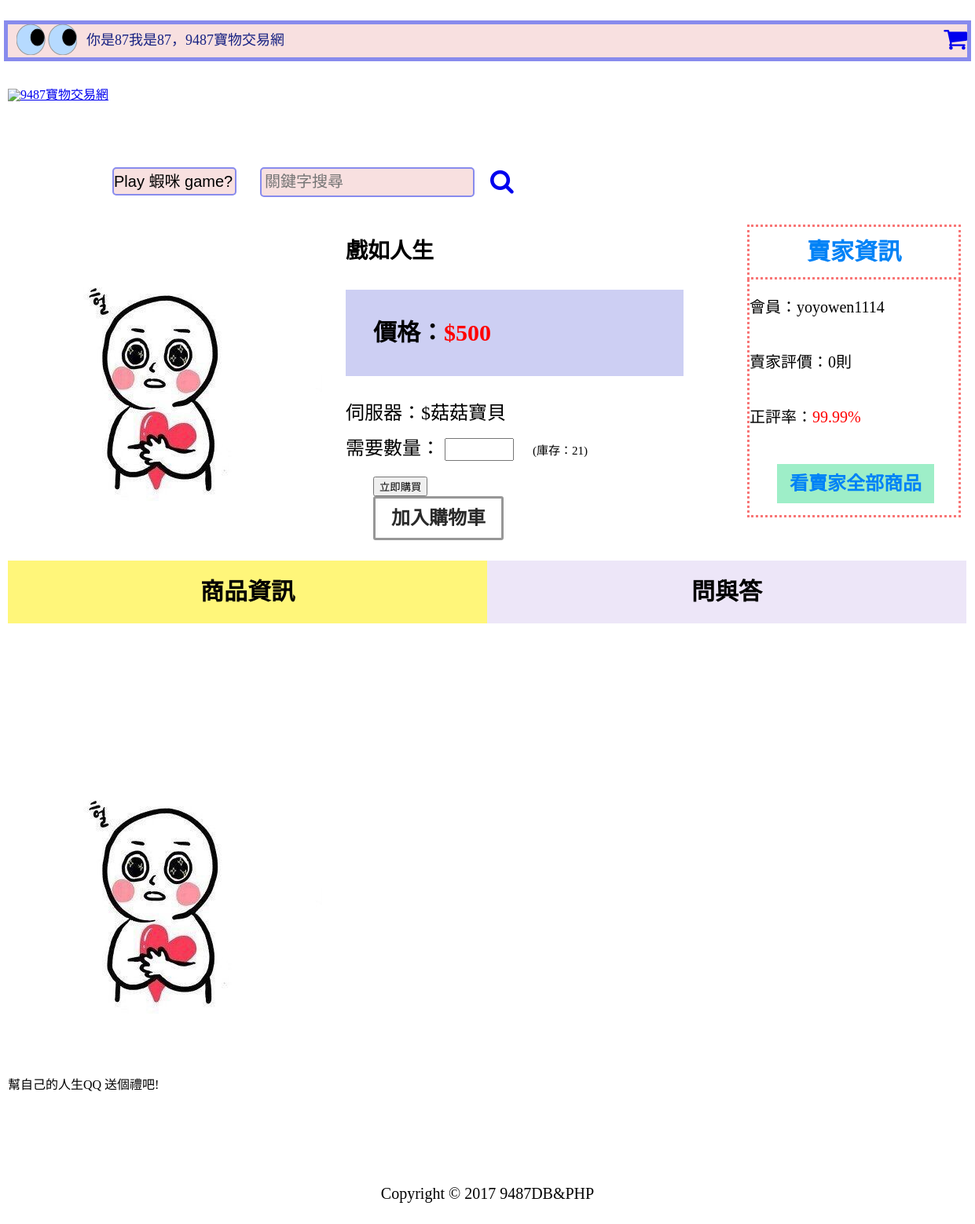
/Front-End-URShit-Final/product.php?p_code=01d6f1e5a3ab, run on the app's committed database.
### tables this page shows
CREATE TABLE `product` (
  `P_Code` varchar(15) NOT NULL DEFAULT '',
  `P_NAME` varchar(50) DEFAULT NULL,
  `P_Price` int(11) DEFAULT NULL,
  `P_Inv` int(11) DEFAULT NULL,
  `P_SoldAmount` int(11) DEFAULT NULL,
  `P_ImgPath` varchar(100) DEFAULT NULL,
  `Seller_ID` char(12) DEFAULT NULL,
  `P_Game` varchar(15) NOT NULL,
  `P_Server` varchar(20) NOT NULL,
  `P_Classify` varchar(20) NOT NULL,
  `P_Present` varchar(500) DEFAULT NULL,
  `Post_Time` timestamp NOT NULL DEFAULT CURRENT_TIMESTAMP
);

### Front-End-URShit-Final/product.php (the view, shortened to what this page needs)
<?php
	$P_Code = $_GET["p_code"];
	$Link = mysqli_connect('localhost','phpholyshit','tingting123','9487');
	mysqli_query($Link, "SET NAMES UTF8");
	$sql = "SELECT * FROM product WHERE P_Code = '$P_Code'";
	$result = mysqli_query($Link,$sql);
	$row = mysqli_fetch_assoc($result);
	$P_Name = $row["P_NAME"];
	$P_Price = $row["P_Price"];
	$P_ImgPath = $row["P_ImgPath"];
	$P_Inv = $row["P_Inv"];
	$Seller_ID = $row["Seller_ID"];
	$P_Server = $row["P_Server"];
?>
<!DOCTYPE html>
<html lang="en">
<head>
	<link rel="stylesheet" type="text/css" href="css/final.css">
	<link rel="stylesheet" href="https://netdna.bootstrapcdn.com/font-awesome/4.1.0/css/font-awesome.min.css">
</head>
<body>
	<div class="lid">
		<img src="pic/eyes.png">
		<p>你是87我是87，9487寶物交易網</p>
		<a href="#" id="cart"><i class="fa fa-shopping-cart fa-2x" aria-hidden="true"></i></a>
	</div>
	<div class="wrap">
		<div class="header">
			<div class="logo">
				<a href="#"><img src="pic/logo.png" alt="9487寶物交易網" title="9487寶物交易網"></a>
			</div>
			<div class="search-selected">
				<select id="selected">
					<option value="null">Play 蝦咪 game?</option>
				</select>
			</div>
			<div class="search">
				<input id="search" type="text" placeholder="關鍵字搜尋">
			</div>
			<div class="search-icon">
				<a href="#"><i class="fa fa-search fa-2x" aria-hidden="true"></i></a>
			</div>
		</div>
		<div class="content">
			<div class="product-info">
				<div class="product-pic">
					<?php echo "<img src='$P_ImgPath'>"; ?>
				</div>
				<form action="purchaseconfirm.php" method="get" id="buy">
				<div class="product-data">
					<h3><?php echo $P_Name; ?></h3>
					<h2>價格：<span><?php echo "$".$P_Price; ?></span></h2>
					<p>伺服器：<?php echo "$".$P_Server; ?></p>
					<p>需要數量： <input id="product-amount" type="number" min="0" name="amount"> &nbsp;&nbsp;&nbsp;<span>(庫存：<?php echo $P_Inv; ?>)</span></p>
					<div class="product-btn">
						<div class="btn-buy"><button type="submit" form="buy" id="purchase">立即購買</button></div>
						<div class="btn-cart"><a href="">加入購物車</a></div>
					</div>
					</form>
				</div>
				<div class="seller-info">
					<div class="seller-info-title">
						<h3>賣家資訊</h3>
					</div>
					<div class="seller-info-details">
						<p>會員：<?php echo $Seller_ID; ?></p>
						<p>賣家評價：0則</p>
						<p>正評率：<span>99.99%</span></p>
						<div class="seller-info-more"><a href="">看賣家全部商品</a></div>
					</div>
				</div>
			</div>
			<div class="product-more">
				<div class="product-more-y"><a href="">商品資訊</a></div>
				<div class="product-more-p"><a href="&question=0">問與答</a></div>
			</div>
	<?php
		if(isset($_GET["question"]))
		{
			$sql = "SELECT A1.U_ID U_ID, A2.Content Content, A2.Reply_Content Reply_Content FROM user A1, question A2 WHERE A1.U_ID = A2.Asker_ID AND A2.P_Code = '$P_Code' ORDER BY A2.Post_Time DESC";
			$result = mysqli_query($Link,$sql);
			while($row = mysqli_fetch_assoc($result))
			{
				echo "發問者：".$row['U_ID']."<br/>";
				echo "問題：".$row['Content']."<br/>";
				echo "回覆：".$row['Reply_Content']."<br/>";
			}
		}
		else
		{
			$sql = "SELECT * FROM product WHERE P_Code = '$P_Code'";
			$result = mysqli_query($Link,$sql);
			$row = mysqli_fetch_assoc($result);
			$P_ImgPath = $row["P_ImgPath"];
			$P_Present = $row["P_Present"];
			echo "<img src='$P_ImgPath' border = 1><br/><br/><br/>";
			echo $P_Present;
		}
	?>
		</div>
		<div class="footer">
			<p>Copyright © 2017 9487DB&PHP</p>
		</div>
</body>
</html>

### Front-End-URShit-Final/css/final.css (style rules this page uses)
html, body, div, span, applet, object, iframe, h1, h2, h3, h4, h5, h6, p, blockquote, pre, a, abbr, acronym, address, big, cite, code, del, dfn, em, img, ins, kbd, q, s, samp, small, strike, strong, sub, sup, tt, var, b, u, i, center, dl, dt, dd, ol, ul, li, fieldset, form, label, legend, table, caption, tbody, tfoot, thead, tr, th, td, article, aside, canvas, details, embed, figure, figcaption, footer, header, hgroup, menu, nav, output, ruby, section, summary, time, mark, audio, video { margin: 0; padding: 0; border: 0; font-size: 100%; font: inherit; vertical-align: baseline; }
body { line-height: 1; }
img { max-width: 100%; }
.lid { width: 1221px; height: 42px; background-color: #f8e0e0; border: solid 5px #888bed; margin: 0 auto; margin-top: 26px; position: relative; }
.lid img { position: absolute; left: 11px; }
.lid p { font-family: Microsoft JhengHei; font-size: 18px; color: #162182; position: absolute; left: 100px; top: 11px; }
.lid a { text-decoration: none; }
#cart { float: right; padding-top: 3px; }
.wrap { width: 1221px; margin: 0 auto; }
.header { width: 1221px; margin: 35px auto; }
.logo { float: left; }
.search-selected { float: left; margin: 100px 20px 0px 5px; }
#selected { width: 158px; padding: 5px 0px; background: #f8e0e0; border: 2px #888bed solid; cursor: pointer; border-radius: 5px; font-size: 20px; -webkit-appearance: none; }
.search { float: left; margin: 100px 10px 0px 10px; }
#search { margin-right: 10px; padding: 5px 0px 6px 4px; background: #f8e0e0; border: 2px #888bed solid; cursor: pointer; border-radius: 5px; font-size: 20px; }
.search-icon { float: left; margin-top: 102px; }
.content { width: 1221px; margin: 0 auto; }
.product-info { width: 1221px; margin-top: 35px; }
.product-pic { width: 400px; float: left; }
.product-data { width: 450px; float: left; margin: 0px 30px; }
.product-data h3 { font-family: Microsoft JhengHei; font-size: 28px; font-weight: 600; margin: 20px 0px; }
.product-data h2 { width: 395px; height: 110px; font-family: Microsoft JhengHei; font-size: 30px; font-weight: 600; background: #cdcff3; margin: 35px 0px; text-align: left; line-height: 110px; padding-left: 35px; }
.product-data h2 span { font-family: Microsoft JhengHei; font-size: 30px; font-weight: 600; color: red; }
.product-data p { font-family: Microsoft JhengHei; font-size: 24px; margin: 20px 0px; }
.product-data p span { font-family: Microsoft JhengHei; font-size: 15px; }
#product-amount { width: 80px; font-size: 20px; }
.product-btn { width: 450px; margin-left: 35px; }
.btn-cart a { width: 160px; height: 50px; line-height: 50px; text-align: center; font-family: Microsoft JhengHei; font-size: 24px; font-weight: 600; background: #FFF; color: #292929; border: solid 3px #979797; border-radius: 3px; text-decoration: none; display: block; float: left; }
.seller-info { width: 280px; float: right; margin-top: 0px; }
.seller-info-title { width: 266px; height: 64px; border: dotted 3px #f87676; }
.seller-info-title h3 { text-align: center; line-height: 64px; font-family: Microsoft JhengHei; font-size: 30px; font-weight: 600; color: #0082f6; }
.seller-info-details { width: 266px; height: 300px; border: dotted 3px #f87676; border-top: 1.5px; }
.seller-info-details p { text-align: left; font-family: Microsoft JhengHei; font-size: 20px; line-height: 70px; }
.seller-info-details span { color: red; }
.seller-info-more { margin: 25px 0px 0px 35px; }
.seller-info-more a { width: 200px; height: 50px; line-height: 50px; text-align: center; font-family: Microsoft JhengHei; font-size: 24px; font-weight: 600; background: #9eeec8; color: #0082f6; text-decoration: none; display: block; float: left; }
.product-more { width: 1221px; margin: 25px auto; margin-bottom: 250px; }
.product-more-y a { width: 610px; height: 80px; line-height: 80px; font-family: Microsoft JhengHei; font-size: 30px; font-weight: 600; text-align: center; background: #fff67a; color: #000; text-decoration: none; display: block; float: left; }
.product-more-p a { width: 610px; height: 80px; line-height: 80px; font-family: Microsoft JhengHei; font-size: 30px; font-weight: 600; text-align: center; background: #ede6f8; color: #000; text-decoration: none; display: block; float: left; }
.footer { margin: 100px 0px 30px 0px; text-align: center; }
.footer p { padding-top: 20px; font-size: 20px; }

### data on the page
product: P_ImgPath (picture), P_NAME "戲如人生", P_Price "500", P_Server "菇菇寶貝", P_Inv "21", Seller_ID "yoyowen1114", P_Present "幫自己的人生QQ 送個禮吧!"
